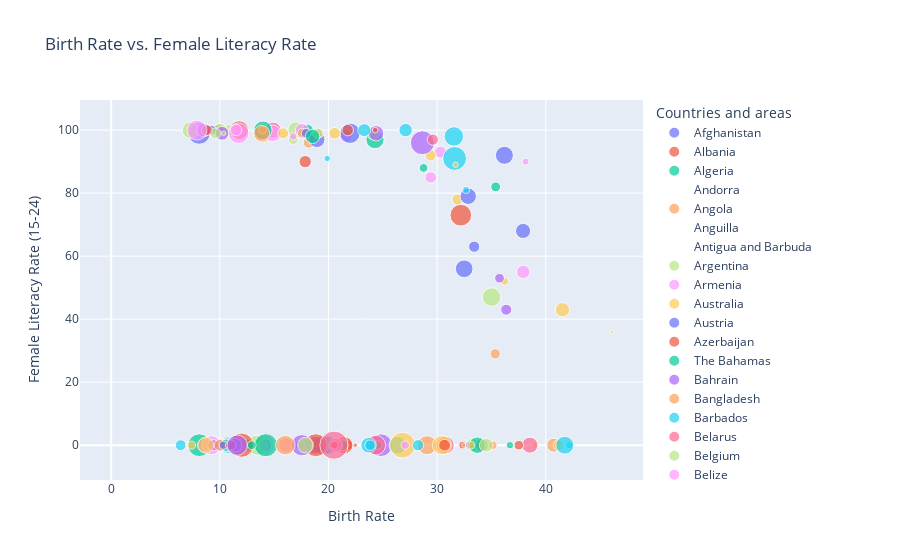

Notebook code for this chart:
### Code cell
fig2 = px.scatter(
    data,
    x='Birth_Rate',
    y='Youth_15_24_Literacy_Rate_Female',
    color='Countries and areas',
    size='Unemployment_Rate',
    title='Birth Rate vs. Female Literacy Rate',
    labels={"Birth_Rate": "Birth Rate", "Youth_15_24_Literacy_Rate_Female": "Female Literacy Rate (15-24)"}
)
fig2.show()
